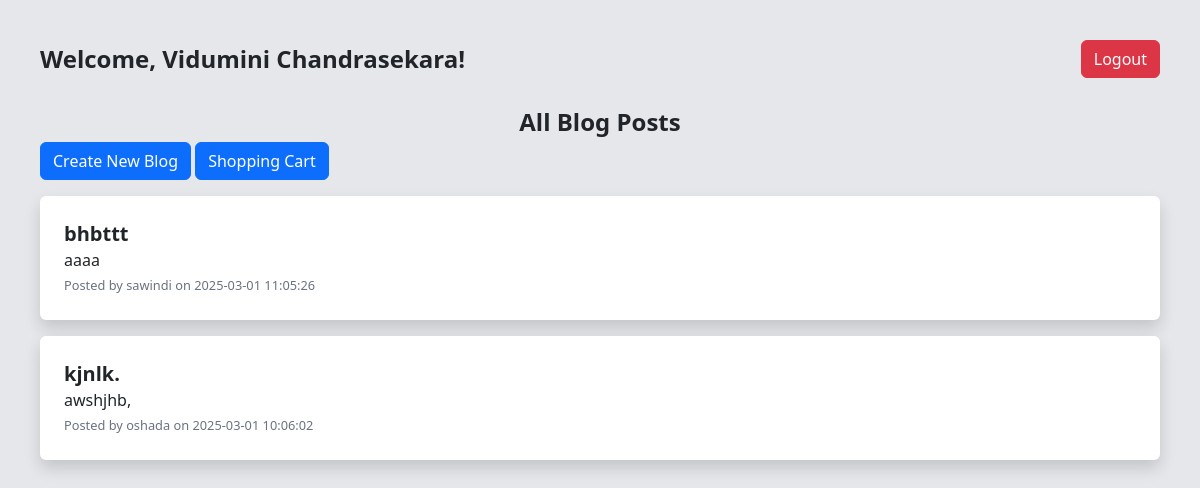
The app's page /blog.php (signed in) with its own data.
### tables this page shows
CREATE TABLE `posts` (
  `id` int NOT NULL AUTO_INCREMENT,
  `user_id` int DEFAULT NULL,
  `title` varchar(255) DEFAULT NULL,
  `content` text,
  `created_at` timestamp NULL DEFAULT CURRENT_TIMESTAMP,
  PRIMARY KEY (`id`),
  KEY `user_id` (`user_id`),
  CONSTRAINT `posts_ibfk_1` FOREIGN KEY (`user_id`) REFERENCES `users` (`id`) ON DELETE CASCADE
);

CREATE TABLE `users` (
  `id` int NOT NULL AUTO_INCREMENT,
  `name` varchar(45) NOT NULL,
  `email` varchar(45) NOT NULL,
  `password` varchar(255) NOT NULL,
  PRIMARY KEY (`id`),
  UNIQUE KEY `email_UNIQUE` (`email`)
);

### blog.php (the view, shortened to what this page needs)
<?php
include 'db.php';
$user_name = $_SESSION['name'] ?? 'Guest';
$posts = $conn->query("SELECT posts.*, users.name FROM posts
                       JOIN users ON posts.user_id = users.id
                       ORDER BY posts.created_at DESC");
?>
<!DOCTYPE html>
<html lang="en">
<head>
    <script src="https://cdn.tailwindcss.com"></script>
    <link rel="stylesheet" href="https://cdn.jsdelivr.net/npm/bootstrap@5.3.0/dist/css/bootstrap.min.css">
</head>
<body class="bg-gray-200 p-10">
    <div class="flex justify-between items-center mb-4">
        <h2 class="text-2xl font-bold">Welcome, <?php echo $user_name; ?>!</h2>
        <a href="logout.php" class="btn btn-danger">Logout</a>
    </div>
    <h2 class="text-2xl font-bold flex justify-center items-center py-1">All Blog Posts</h2>
    <a href="dashboard.php" class="btn btn-primary">Create New Blog</a>
    <a href="products.php" class="btn btn-primary ml-auto">Shopping Cart</a>
    <?php while ($row = $posts->fetch_assoc()): ?>
        <div class="bg-white p-4 shadow rounded my-3">
            <h4 class="text-xl font-semibold"><?php echo $row['title']; ?></h4>
            <p><?php echo $row['content']; ?></p>
            <small class="text-gray-500">Posted by <?php echo $row['name']; ?> on <?php echo $row['created_at']; ?></small>
        </div>
    <?php endwhile; ?>
</body>
</html>

### records on screen
posts: title "bhbttt", content "aaaa", user.name "sawindi", created_at "2025-03-01 11:05:26"
posts: title "kjnlk.", content "awshjhb,", user.name "oshada", created_at "2025-03-01 10:06:02"

### other values on screen
$user_name "Vidumini Chandrasekara"
